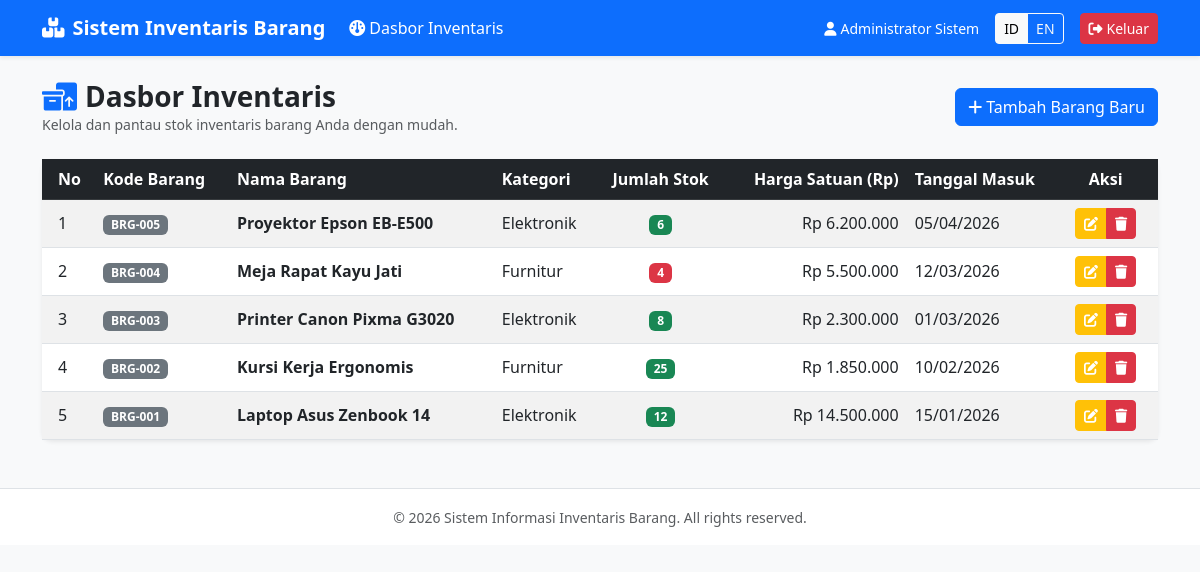
/index.php (signed in), run on the app's committed database.
### tables this page shows
CREATE TABLE `barang` (
  `id` INT AUTO_INCREMENT PRIMARY KEY,
  `kode_barang` VARCHAR(20) NOT NULL UNIQUE,
  `nama_barang` VARCHAR(100) NOT NULL,
  `kategori` VARCHAR(50) NOT NULL,
  `jumlah` INT NOT NULL DEFAULT 0,
  `harga_satuan` DECIMAL(12,2) NOT NULL DEFAULT 0.00,
  `tanggal_masuk` DATE NOT NULL,
  `created_at` TIMESTAMP DEFAULT CURRENT_TIMESTAMP,
  `updated_at` TIMESTAMP DEFAULT CURRENT_TIMESTAMP ON UPDATE CURRENT_TIMESTAMP
);

### includes/auth.php (called while the page is built, shortened)
<?php
$current_lang = $_SESSION['lang'] ?? 'id';
$lang_file = __DIR__ . '/../lang/' . $current_lang . '.php';
if (file_exists($lang_file)) {
    $lang = require $lang_file;
} else {
    $lang = require __DIR__ . '/../lang/id.php';
}
?>

### lang/id.php (called while the page is built)
<?php
return [
    'app_title'        => 'Sistem Inventaris Barang',
    'login_title'      => 'Masuk ke Sistem',
    'username'         => 'Nama Pengguna',
    'password'         => 'Kata Sandi',
    'btn_login'        => 'Masuk',
    'dashboard'        => 'Dasbor Inventaris',
    'logout'           => 'Keluar',
    'add_item'         => 'Tambah Barang Baru',
    'edit_item'        => 'Edit Data Barang',
    'code'             => 'Kode Barang',
    'name'             => 'Nama Barang',
    'category'         => 'Kategori',
    'quantity'         => 'Jumlah Stok',
    'price'            => 'Harga Satuan (Rp)',
    'entry_date'       => 'Tanggal Masuk',
    'actions'          => 'Aksi',
    'save'             => 'Simpan Data',
    'update'           => 'Perbarui Data',
    'cancel'           => 'Batal',
    'delete_confirm'   => 'Apakah Anda yakin ingin menghapus barang ini?',
    'delete'           => 'Hapus',
    'edit'             => 'Edit',
    'success_add'      => 'Data barang berhasil ditambahkan!',
    'success_edit'     => 'Data barang berhasil diperbarui!',
    'success_delete'   => 'Data barang berhasil dihapus!',
    'error_fill_all'   => 'Semua bidang form wajib diisi!',
    'invalid_login'    => 'Username atau password salah.',
    'no_data'          => 'Belum ada data barang.'
];
?>

### index.php (the view, shortened to what this page needs)
<?php
require_once __DIR__ . '/includes/auth.php';
require_once __DIR__ . '/config/database.php';
$query = "SELECT * FROM barang ORDER BY id DESC";
$result = $conn->query($query);
require_once __DIR__ . '/includes/header.php';
?>
<div class="d-flex justify-content-between align-items-center mb-4">
    <div>
        <h3 class="mb-0 fw-bold text-dark"><i class="fa-solid fa-boxes-packing me-2 text-primary"></i><?= htmlspecialchars($lang['dashboard']); ?></h3>
        <p class="text-muted small mb-0">Kelola dan pantau stok inventaris barang Anda dengan mudah.</p>
    </div>
    <a href="barang_tambah.php" class="btn btn-primary">
        <i class="fa-solid fa-plus me-1"></i><?= htmlspecialchars($lang['add_item']); ?>
    </a>
</div>
<div class="card shadow-sm">
    <div class="card-body p-0">
        <div class="table-responsive">
            <table class="table table-hover table-striped align-middle mb-0">
                <thead class="table-dark">
                    <tr>
                        <th class="ps-3">No</th>
                        <th><?= htmlspecialchars($lang['code']); ?></th>
                        <th><?= htmlspecialchars($lang['name']); ?></th>
                        <th><?= htmlspecialchars($lang['category']); ?></th>
                        <th class="text-center"><?= htmlspecialchars($lang['quantity']); ?></th>
                        <th class="text-end"><?= htmlspecialchars($lang['price']); ?></th>
                        <th><?= htmlspecialchars($lang['entry_date']); ?></th>
                        <th class="text-center pe-3"><?= htmlspecialchars($lang['actions']); ?></th>
                    </tr>
                </thead>
                <tbody>
                    <?php if ($result && $result->num_rows > 0): ?>
                        <?php $no = 1; while ($row = $result->fetch_assoc()): ?>
                            <tr>
                                <td class="ps-3"><?= $no++; ?></td>
                                <td><span class="badge bg-secondary"><?= htmlspecialchars($row['kode_barang']); ?></span></td>
                                <td class="fw-semibold"><?= htmlspecialchars($row['nama_barang']); ?></td>
                                <td><?= htmlspecialchars($row['kategori']); ?></td>
                                <td class="text-center">
                                    <span class="badge <?= $row['jumlah'] > 5 ? 'bg-success' : 'bg-danger'; ?>">
                                        <?= (int)$row['jumlah']; ?>
                                    </span>
                                </td>
                                <td class="text-end">Rp <?= number_format($row['harga_satuan'], 0, ',', '.'); ?></td>
                                <td><?= date('d/m/Y', strtotime($row['tanggal_masuk'])); ?></td>
                                <td class="text-center pe-3">
                                    <div class="btn-group btn-group-sm">
                                        <a href="barang_edit.php?id=<?= $row['id']; ?>" class="btn btn-warning text-white" title="<?= htmlspecialchars($lang['edit']); ?>">
                                            <i class="fa-solid fa-pen-to-square"></i>
                                        </a>
                                        <button type="button" class="btn btn-danger" data-bs-toggle="modal" data-bs-target="#deleteModal<?= $row['id']; ?>" title="<?= htmlspecialchars($lang['delete']); ?>">
                                            <i class="fa-solid fa-trash"></i>
                                        </button>
                                    </div>
                                </td>
                            </tr>
                        <?php endwhile; ?>
                    <?php else: ?>
                        <tr>
                            <td colspan="8" class="text-center py-4 text-muted"><?= htmlspecialchars($lang['no_data']); ?></td>
                        </tr>
                    <?php endif; ?>
                </tbody>
            </table>
        </div>
    </div>
</div>
<?php require_once __DIR__ . '/includes/footer.php'; ?>

### includes/header.php (shortened to what this page needs)
<?php
require_once __DIR__ . '/auth.php';
?>
<!DOCTYPE html>
<html lang="<?= htmlspecialchars($current_lang); ?>">
<head>
    <link href="https://cdn.jsdelivr.net/npm/bootstrap@5.3.0/dist/css/bootstrap.min.css" rel="stylesheet">
    <link rel="stylesheet" href="https://cdnjs.cloudflare.com/ajax/libs/font-awesome/6.4.0/css/all.min.css">
</head>
<body>
<?php if (isset($_SESSION['user_id'])): ?>
<nav class="navbar navbar-expand-lg navbar-dark bg-primary shadow-sm mb-4">
    <div class="container">
        <a class="navbar-brand" href="index.php">
            <i class="fa-solid fa-boxes-stacked me-2"></i><?= htmlspecialchars($lang['app_title']); ?>
        </a>
        <div class="collapse navbar-collapse" id="navbarNav">
            <ul class="navbar-nav me-auto">
                <li class="nav-item">
                    <a class="nav-link text-white" href="index.php">
                        <i class="fa-solid fa-gauge me-1"></i><?= htmlspecialchars($lang['dashboard']); ?>
                    </a>
                </li>
            </ul>
            <div class="d-flex align-items-center gap-3">
                <span class="text-white small">
                    <i class="fa-solid fa-user me-1"></i><?= htmlspecialchars($_SESSION['nama_lengkap'] ?? 'Admin'); ?>
                </span>
                <div class="btn-group btn-group-sm">
                    <a href="?lang=id" class="btn btn-outline-light <?= $current_lang === 'id' ? 'active' : ''; ?>">ID</a>
                    <a href="?lang=en" class="btn btn-outline-light <?= $current_lang === 'en' ? 'active' : ''; ?>">EN</a>
                </div>
                <a href="logout.php" class="btn btn-sm btn-danger">
                    <i class="fa-solid fa-right-from-bracket me-1"></i><?= htmlspecialchars($lang['logout']); ?>
                </a>
            </div>
        </div>
    </div>
</nav>
<?php endif; ?>
<div class="container pb-5">

### includes/footer.php (shortened to what this page needs)
</div>
<footer class="footer mt-auto py-3 bg-white border-top text-center text-muted">
    <div class="container">
        <small>&copy; <?= date('Y'); ?> Sistem Informasi Inventaris Barang. All rights reserved.</small>
    </div>
</footer>
</body>
</html>

### includes/header.php (style rules this page uses)
body { background-color: #f8f9fa; }
.navbar-brand { font-weight: 600; }
.card { border-radius: 10px; border: none; }

### data on the page
barang: kode_barang "BRG-005", nama_barang "Proyektor Epson EB-E500", kategori "Elektronik", jumlah "6", harga_satuan "6.200.000", tanggal_masuk "05/04/2026"
barang: kode_barang "BRG-004", nama_barang "Meja Rapat Kayu Jati", kategori "Furnitur", jumlah "4", harga_satuan "5.500.000", tanggal_masuk "12/03/2026"
barang: kode_barang "BRG-003", nama_barang "Printer Canon Pixma G3020", kategori "Elektronik", jumlah "8", harga_satuan "2.300.000", tanggal_masuk "01/03/2026"
barang: kode_barang "BRG-002", nama_barang "Kursi Kerja Ergonomis", kategori "Furnitur", jumlah "25", harga_satuan "1.850.000", tanggal_masuk "10/02/2026"
barang: kode_barang "BRG-001", nama_barang "Laptop Asus Zenbook 14", kategori "Elektronik", jumlah "12", harga_satuan "14.500.000", tanggal_masuk "15/01/2026"

### other printed values
$lang['app_title'] "Sistem Inventaris Barang"
$lang['dashboard'] "Dasbor Inventaris"
$_SESSION['nama_lengkap'] "Administrator Sistem"
$lang['logout'] "Keluar"
$lang['add_item'] "Tambah Barang Baru"
$lang['code'] "Kode Barang"
$lang['name'] "Nama Barang"
$lang['category'] "Kategori"
$lang['quantity'] "Jumlah Stok"
$lang['price'] "Harga Satuan (Rp)"
$lang['entry_date'] "Tanggal Masuk"
$lang['actions'] "Aksi"
